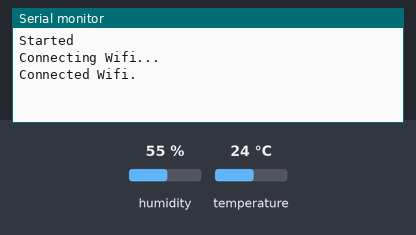
Recording of a sketch running on a simulated Arduino Uno, built with avr-gcc and run on an emulated ATmega328P. Parts: the last lines printed to the serial monitor. The inputs (shaded band) are chosen by the test bench; at power-on: humidity 55 %, temperature 24 °C. The modem accepts every AT command (registered, SIM ready, sends succeed) and sends nothing else.

Above: at 2.2 s.
2.3 s: humidity set to 22 %
At 6.5 s:
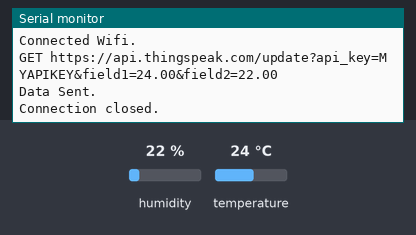
6.6 s: temperature set to 12 °C
8.1 s: humidity set to 40 %
At 12.0 s:
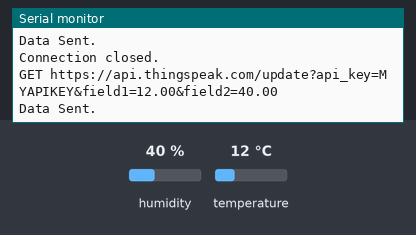

The sketch:

ht_thingspeak.ino
```cpp
#include <SoftwareSerial.h>
#include <DHT11.h>

String WifiName = "ssid";
String password = "pass";

int rxPin = 10;
int txPin = 11;
int dht11Pin = 2;

String ip = "184.106.153.149";
float Temperature, Humidity;

DHT11 dht11(dht11Pin);

SoftwareSerial esp(rxPin, txPin);
void setup() {

  Serial.begin(9600);
  Serial.println("Started");
  esp.begin(115200);
  esp.println("AT");
  while(!esp.find("OK")){
    esp.println("AT");
    Serial.println("No ESP8266 Found.");
  }

  esp.println("AT+CWMODE=1");
  while(!esp.find("OK")){
    esp.println("AT+CWMODE=1");

  }
  Serial.println("Connecting Wifi...");
  esp.println("AT+CWJAP=\""+WifiName+"\",\""+password+"\"");
  while(!esp.find("OK"));
  Serial.println("Connected Wifi.");
  delay(1000);
}
void loop() {
  esp.println("AT+CIPSTART=\"TCP\",\""+ip+"\",80");
  if(esp.find("Error")){
    Serial.println("AT+CIPSTART Error");
  }
  Temperature = (float)dht11.readTemperature();
  Humidity = (float)dht11.readHumidity();
  String data = "GET https://api.thingspeak.com/update?api_key=MYAPIKEY";
  data += "&field1=";
  data += String(Temperature);
  data += "&field2=";
  data += String(Humidity);
  data += "\r\n\r\n";
  esp.print("AT+CIPSEND=");
  esp.println(data.length()+2);
  delay(2000);
  if(esp.find(">")){
    esp.print(data);
    Serial.println(data);
    Serial.println("Data Sent.");
    delay(1000);
  }
  Serial.println("Connection closed.");
  esp.println("AT+CIPCLOSE");
  delay(1000);
}
```

Measured:
- after the input at 2.3 s, the serial monitor: prints a new line after 2.8 s (image 1)
- after the input at 8.1 s, the serial monitor: prints a new line after 3.1 s (image 2)
